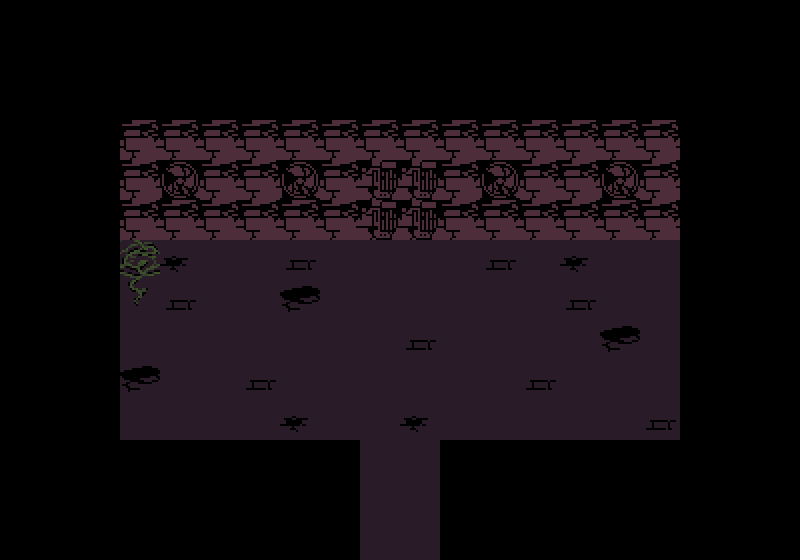

Below is a game level as drawn by its tile map, then a one-line description and the .tmx file that defines it, in full:
An orthogonal 20x14 tile map with 40x40 px tiles, 1 tile layer (Tile Layer 1), 2 tilesets and 21 objects (6x toggle, spawn, interactable).

<map version="1.9" tiledversion="1.9.0" orientation="orthogonal" renderorder="right-down" width="20" height="14" tilewidth="40" tileheight="40" infinite="0" nextlayerid="8" nextobjectid="26">
 <editorsettings>
  <export target="../maps/spamgolorneo_entry.lua" format="lua" />
 </editorsettings>
 <properties>
  <property name="border" value="simple" />
 </properties>
 <tileset firstgid="1" source="basement1.tsx" />
 <tileset firstgid="53" source="basement2.tsx" />
 <layer id="1" name="Tile Layer 1" width="20" height="14">
  <data encoding="csv">
0,0,0,0,0,0,0,0,0,0,0,0,0,0,0,0,0,0,0,0,
0,0,0,0,0,0,0,0,0,0,0,0,0,0,0,0,0,0,0,0,
0,0,0,0,0,0,0,0,0,0,0,0,0,0,0,0,0,0,0,0,
0,0,0,49,49,49,49,49,49,49,49,49,49,49,49,49,49,0,0,0,
0,0,0,49,50,49,49,50,49,52,52,49,50,49,49,50,49,0,0,0,
0,0,0,49,49,49,49,49,49,52,52,49,49,49,49,49,49,0,0,0,
0,0,0,38,34,30,30,29,30,30,30,30,29,30,34,30,30,0,0,0,
0,0,0,42,29,30,30,33,30,30,30,30,30,30,29,30,30,0,0,0,
0,0,0,30,30,30,30,30,30,30,29,30,30,30,30,33,30,0,0,0,
0,0,0,33,30,30,29,30,30,30,30,30,30,29,30,30,30,0,0,0,
0,0,0,30,30,30,30,34,30,30,34,30,30,30,30,30,29,0,0,0,
0,0,0,0,0,0,0,0,0,30,30,0,0,0,0,0,0,0,0,0,
0,0,0,0,0,0,0,0,0,30,30,0,0,0,0,0,0,0,0,0,
0,0,0,0,0,0,0,0,0,30,30,0,0,0,0,0,0,0,0,0
</data>
 </layer>
 <objectgroup id="2" name="collision">
  <object id="1" x="320" y="440" width="40" height="120" />
  <object id="2" x="120" y="440" width="200" height="40" />
  <object id="4" x="120" y="200" width="560" height="40" />
  <object id="6" x="480" y="440" width="200" height="40" />
  <object id="7" x="440" y="440" width="40" height="120" />
  <object id="23" x="80" y="240" width="40" height="200" />
  <object id="24" x="680" y="240" width="40" height="200" />
 </objectgroup>
 <objectgroup id="7" name="objects_bg">
  <object id="10" gid="61" x="360" y="240" width="40" height="40" />
  <object id="11" gid="61" x="360" y="200" width="40" height="40" />
  <object id="12" gid="57" x="360" y="160" width="40" height="40" />
  <object id="13" gid="58" x="400" y="160" width="40" height="40" />
  <object id="14" gid="60" x="400" y="200" width="40" height="40" />
  <object id="15" gid="62" x="400" y="240" width="40" height="40" />
 </objectgroup>
 <objectgroup id="5" name="markers">
  <object id="16" name="spawn" x="400" y="360">
   <point />
  </object>
 </objectgroup>
 <objectgroup id="3" name="objects">
  <object id="8" name="interactable" x="360" y="160" width="80" height="80">
   <properties>
    <property name="cutscene" value="spamgolorneo.door" />
   </properties>
  </object>
 </objectgroup>
 <objectgroup id="6" name="controllers">
  <object id="17" name="toggle" x="520" y="40">
   <properties>
    <property name="flag" value="spamgolorneo_door" />
    <property name="target" type="object" value="10" />
   </properties>
   <point />
  </object>
  <object id="18" name="toggle" x="560" y="40">
   <properties>
    <property name="flag" value="spamgolorneo_door" />
    <property name="target" type="object" value="11" />
   </properties>
   <point />
  </object>
  <object id="19" name="toggle" x="600" y="40">
   <properties>
    <property name="flag" value="spamgolorneo_door" />
    <property name="target" type="object" value="12" />
   </properties>
   <point />
  </object>
  <object id="20" name="toggle" x="640" y="40">
   <properties>
    <property name="flag" value="spamgolorneo_door" />
    <property name="target" type="object" value="13" />
   </properties>
   <point />
  </object>
  <object id="21" name="toggle" x="680" y="40">
   <properties>
    <property name="flag" value="spamgolorneo_door" />
    <property name="target" type="object" value="14" />
   </properties>
   <point />
  </object>
  <object id="22" name="toggle" x="720" y="40">
   <properties>
    <property name="flag" value="spamgolorneo_door" />
    <property name="target" type="object" value="15" />
   </properties>
   <point />
  </object>
 </objectgroup>
</map>
